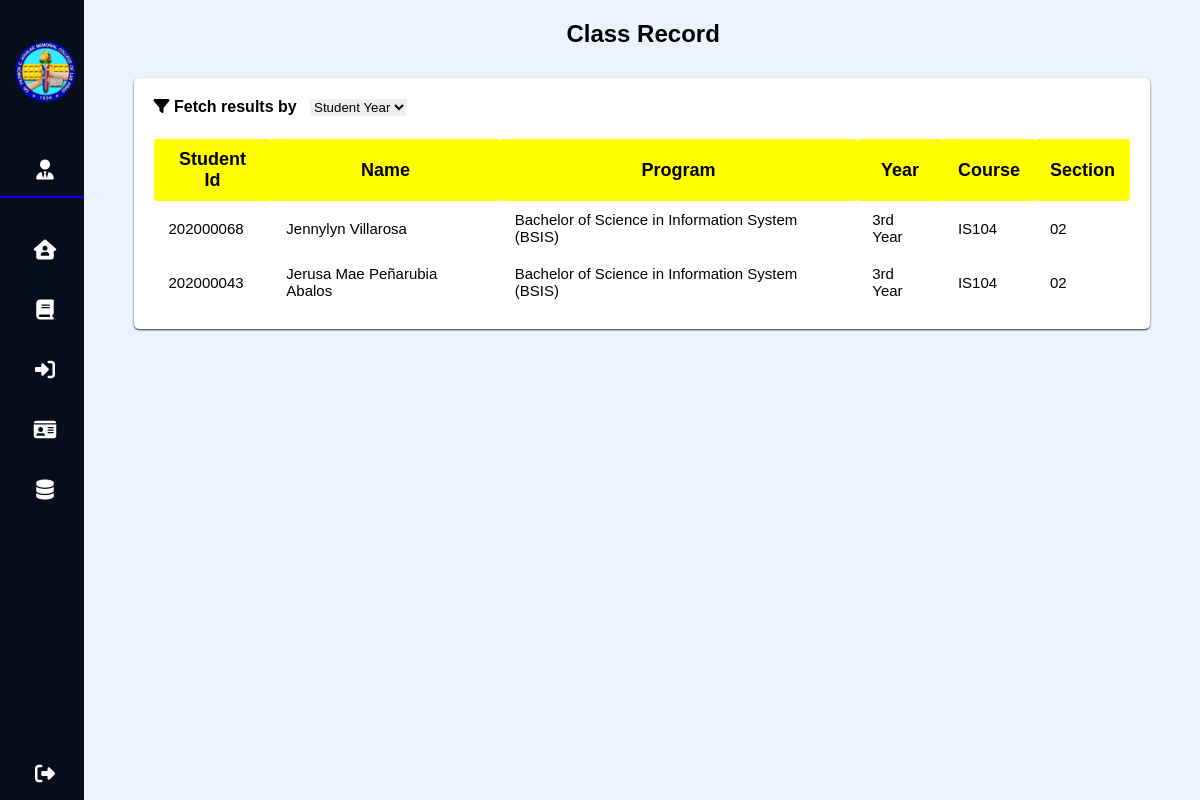
The page /prof/class.php (signed in) on the database its author committed.
### tables this page shows
CREATE TABLE `students` (
  `id` int(11) NOT NULL,
  `stud_id` int(11) NOT NULL,
  `stud_fname` varchar(100) NOT NULL,
  `stud_mname` varchar(100) NOT NULL,
  `stud_lname` varchar(100) NOT NULL,
  `stud_DOB` date NOT NULL,
  `stud_date_enrolled` date NOT NULL,
  `date_created` datetime NOT NULL DEFAULT current_timestamp(),
  `date_modified` datetime NOT NULL
);

### prof/class.php (the view, shortened to what this page needs)
<?php
    include ('server.php');
    $userid = $_SESSION['username'];
?>
<!DOCTYPE html>
<html lang="en">
    <head>
        <link rel="stylesheet" type="text/css" href="class.css">
    </head>
    <body>
        <div class="container">
            <nav>
                <ul>
                    <br>
                    <li><a href="dashboard.php" class="logo">
                        <img src="../login/updatedlogo.png" alt="">
                        </a></li> <br>
                    <li><a href="" style="cursor:auto;"><i class="fas fa-user-tie"></i>
                    </a></li>
                    <hr style="border: 1px solid blue;">
                    <br>
                    <li><a href="dashboard.php"><i class="fas fa-house-user"></i>
                    </a></li>
                    <a href=" class.php"><i class="fas fa-book"></i>
                    </a></li>
                    <a href="entry-point.php"><i class="fas fa-right-to-bracket"></i>
                    </a></li>
                    <li><a href="attendance.php"><i class="fas fa-id-card"></i>
                    </a></li>
                    <li><a href="report.php">
                        <i class="fas fa-database"></i>
                      </a></li>
                    <li><a href="dashboard.php?logout=''" class="logout"><i class="fas fa-sign-out-alt"></i>
                    </a></li>
                </ul>
            </nav>
            <section class="main">
                <div class="main-top">
                    <h1 style="margin-left: 43%">Class Record</h1>
                </div>
                <div class="tbcontainer" id="tbcontainer">
                    <div class="Filters" id="filters">
                        <i class="fas fa-filter"></i>
                        <span> Fetch results by &nbsp </span>
                        <select name="fetchval" id="fetchval">
                                <option value="" disabled="" selected=""> Student Year </option>
                            </select>
                    </div>
                    <br>
                    <table class="table">
                        <thead>
                            <tr>
                                <th> Student Id </th>
                                <th> Name </th>
                                <th> Program </th>
                                <th> Year </th>
                                <th> Course </th>
                                <th> Section </th>
                            </tr>
                        </thead>
                        <tbody>
                            <?php
                            $query = "SELECT DISTINCT students.stud_id, stud_fname, stud_mname, stud_lname, stud_class.stud_prog, stud_class.stud_course, stud_class.stud_sec, yandsec.year
                            FROM students
                            INNER JOIN stud_class
                            ON students.stud_id = stud_class.stud_id
                            INNER JOIN yandsec
                            ON yandsec.course =  stud_class.stud_course
                            INNER JOIN teachers
                            ON teachers.assigned_course = stud_class.stud_course
                            INNER JOIN users
                            ON users.teacher_id = teachers.teacher_id
                            WHERE users.username = '$userid'";
                            $query_run = mysqli_query($db, $query);
                            $space = " ";
                            if (mysqli_num_rows($query_run) >  0) {
                                foreach($query_run as $row) {
                            ?>
                            <tr>
                                <td><?= $row['stud_id']; ?></td>
                                <td><?= $row['stud_fname'], $space, $row['stud_mname'], $space, $row['stud_lname']; ?></td>
                                <td><?= $row['stud_prog']; ?> </td>
                                <td><?= $row['year']; ?></td>
                                <td><?= $row['stud_course']; ?></td>
                                <td><?= $row['stud_sec']; ?></td>
                            </tr>
                        </tbody>
                            <?php
                                }
                            } else {
                                echo "No Record Found";
                            }
                            ?>
                    </table>
                </div>
            </section>
            </div>
    </body>
</html>

### prof/class.css (style rules this page uses)
* { margin:0; padding:0; outline: none; border: none; text-decoration: none; font-family: "Poppins", sans-serif; box-sizing: border-box; }
body { background:#EBF3FE; }
nav { position:sticky; top: 0; bottom: 0; height: 100vh; left: 0; background: #060D1D; width: 90px; overflow: hidden; transition: 1s; }
.logo { text-align: center; display: flex; transition: all 0.5s ease; margin: 10px 0 0 0; }
.logo img { width: 70px; height: 70px; border-radius: 50%; }
a { position: relative; color: white; font-size: 14px; display: table; width: 320px; padding: 10px; }
nav .fas { position:relative; width: 70px; height:40px; top: 14px; font-size: 20px; text-align: center; }
.logout { position:absolute; bottom: 0; }
.container { display:flex; }
.main { position:relative; padding:20px; width: 100%; }
.main-top { display: flex; width: 100%; }
.Filters { position:relative; font-weight: bold; padding-bottom: 5px; }
.tbcontainer { padding:20px; position:relative; margin: 30px; background-color: #fff; box-shadow: 0px 1px 2px #232f3e; border-radius: 5px; }
table { position: relative; width: 100%; border-collapse:collapse; border-spacing: 0px; border: 2px black; }
table th { position:relative; top: 0px; border-radius: 3px; padding-bottom: 5px; background-color: yellow; color: black; text-align: center; font-weight: bold; font-size: 18px; }
table th, table td { padding: 15px; padding-top: 10px; padding-bottom: 10px; }
table td { margin-left: 15px; text-align: left; font-size: 15px; }

### rows shown on the page
students: stud_id "202000068", stud_fname "Jennylyn", stud_lname "Villarosa", stud_prog "Bachelor of Science in Information System (BSIS)", year "3rd Year", stud_course "IS104", stud_sec "02"
students: stud_id "202000043", stud_fname "Jerusa Mae", stud_mname "Peñarubia", stud_lname "Abalos", stud_prog "Bachelor of Science in Information System (BSIS)", year "3rd Year", stud_course "IS104", stud_sec "02"
